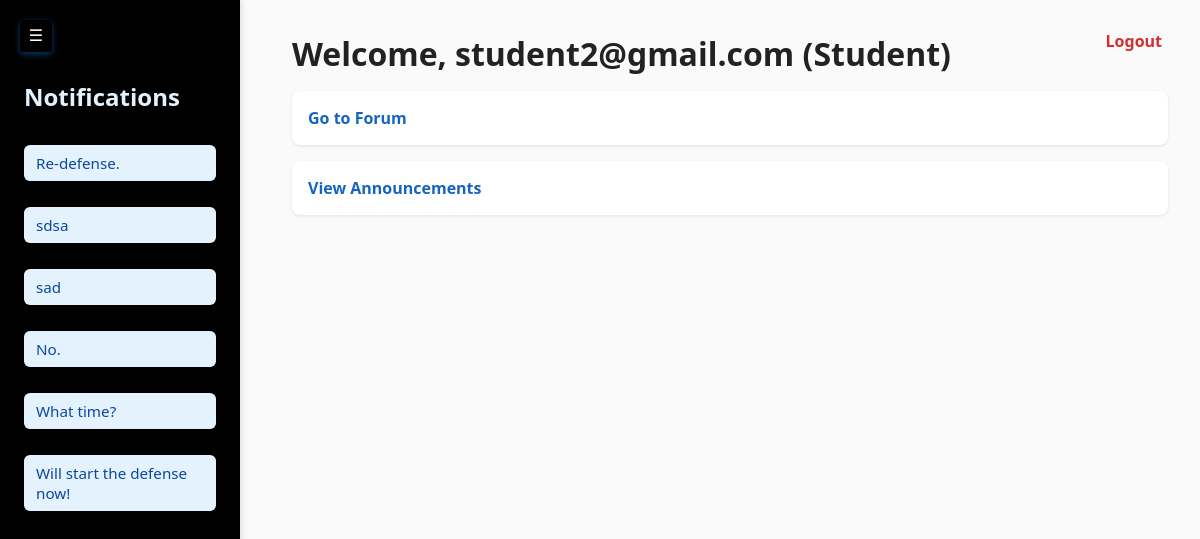
The app's page /dashboard (signed in) with its own data.
### tables this page shows
CREATE TABLE comments (
            id INTEGER PRIMARY KEY AUTOINCREMENT,
            content TEXT,
            topic_id INTEGER,
            user_id INTEGER,
            timestamp TEXT,
            FOREIGN KEY(topic_id) REFERENCES topics(id),
            FOREIGN KEY(user_id) REFERENCES users(id)
        );

### app.py (the view, shortened to what this page needs)
@app.route('/dashboard')
def dashboard():
    if not is_logged_in():
        return redirect(url_for('login'))
    role = session['role']
    user_id = session['user_id']
    email = session['email']
    conn = sqlite3.connect(DB_PATH)
    c = conn.cursor()
    if role == 'student':
        c.execute("SELECT content FROM comments WHERE user_id=?", (user_id,))
        notifications = c.fetchall()
        conn.close()
        return render_template('dashboard_student.html', email=email, notifications=notifications)
    conn.close()
    return "Invalid role."

### app.py (called while the page is built)
def is_logged_in():
    return 'user_id' in session

### templates/dashboard_student.html (shortened to what this page needs)
<!DOCTYPE html>
<html lang="en">
<head>
    <link rel="stylesheet" href="{{ url_for('static', filename='dashboard_student.css') }}">
</head>
<body>
    <button class="sidebar-toggle" onclick="toggleSidebar()">☰</button>
    <div class="sidebar" id="sidebar">
        <h2>Notifications</h2>
        {% if notifications %}
            {% for note in notifications %}
                <div class="notification">{{ note[0] }}</div>
            {% endfor %}
        {% else %}
            <p>No new replies.</p>
        {% endif %}
    </div>
    <div class="main-content" id="main-content">
        <div class="logout top-right">
            <a href="{{ url_for('logout') }}" class="logout-button">Logout</a>
        </div>
        <h1>Welcome, {{ email }} (Student)</h1>
        <ul>
            <li><a href="{{ url_for('forum') }}">Go to Forum</a></li>
            <li><a href="{{ url_for('announcement') }}">View Announcements</a></li>
        </ul>
    </div>
</body>
</html>

### static/dashboard_student.css (style rules this page uses)
* { box-sizing: border-box; margin: 0; padding: 0; }
body { font-family: 'Segoe UI', Tahoma, Geneva, Verdana, sans-serif; background-color: #fafafa; color: #222; min-height: 100vh; }
.sidebar { position: fixed; top: 0; left: 0; height: 100vh; width: 240px; background: black; color: white; padding: 2rem 1.5rem; overflow-y: auto; transition: width 0.3s ease; box-shadow: 2px 0 5px rgba(0,0,0,0.1); z-index: 100; display: flex; flex-direction: column; gap: 1rem; }
.sidebar h2 { margin-top: 3rem; font-weight: 700; font-size: 1.5rem; color: #e3f2fd; }
.notification { background: #2196f3cc; padding: 0.7rem 1rem; border-radius: 8px; font-size: 0.95rem; box-shadow: inset 0 0 5px rgba(255,255,255,0.2); }
.sidebar-toggle { position: fixed; top: 20px; left: 20px; background: black; border: none; color: white; padding: 0.3rem 0.6rem; font-size: 1rem; border-radius: 4px; cursor: pointer; box-shadow: 0 2px 6px rgba(25, 118, 210, 0.5); transition: background-color 0.25s ease; z-index: 101; line-height: 1; width: 32px; height: 32px; display: flex; align-items: center; justify-content: center; }
.main-content { margin-left: 260px; padding: 2rem; transition: margin-left 0.3s ease; }
h1, h2, h3 { margin-bottom: 1rem; font-weight: 600; }
ul { list-style: none; }
li { background: white; border-radius: 8px; padding: 1rem; margin-bottom: 1rem; box-shadow: 0 1px 3px rgba(0,0,0,0.1); transition: background-color 0.2s ease; }
a { color: #1565c0; font-weight: 600; text-decoration: none; }
.logout-button { position: fixed; top: 20px; right: 20px; background: transparent; color: #d32f2f; border: 2px solid transparent; padding: 0.5rem 1rem; font-weight: 600; border-radius: 6px; cursor: pointer; transition: all 0.3s ease; z-index: 101; text-decoration: none; }
.notification { background-color: #e3f2fd; color: #0d47a1; padding: 8px 12px; margin-bottom: 10px; border-radius: 6px; display: flex; justify-content: space-between; align-items: center; }

### records on screen
comments: content "Re-defense."
comments: content "sdsa"
comments: content "sad"
comments: content "No."
comments: content "What time?"
comments: content "Will start the defense now!"

### other values on screen
{{ email }} "student2@gmail.com"
